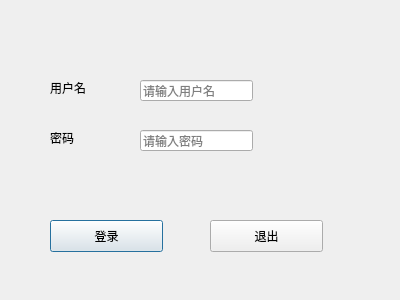
<?xml version="1.0" encoding="UTF-8"?>
<ui version="4.0">
 <class>LoginDialog</class>
 <widget class="QDialog" name="LoginDialog">
  <property name="geometry">
   <rect>
    <x>0</x>
    <y>0</y>
    <width>400</width>
    <height>300</height>
   </rect>
  </property>
  <property name="windowTitle">
   <string>Dialog</string>
  </property>
  <widget class="QLabel" name="label">
   <property name="geometry">
    <rect>
     <x>50</x>
     <y>80</y>
     <width>60</width>
     <height>16</height>
    </rect>
   </property>
   <property name="text">
    <string>用户名</string>
   </property>
  </widget>
  <widget class="QLabel" name="label_2">
   <property name="geometry">
    <rect>
     <x>50</x>
     <y>130</y>
     <width>60</width>
     <height>16</height>
    </rect>
   </property>
   <property name="text">
    <string>密码</string>
   </property>
  </widget>
  <widget class="QLineEdit" name="usrlineEdit">
   <property name="geometry">
    <rect>
     <x>140</x>
     <y>80</y>
     <width>113</width>
     <height>21</height>
    </rect>
   </property>
   <property name="placeholderText">
    <string>请输入用户名</string>
   </property>
  </widget>
  <widget class="QLineEdit" name="pwdlineEdit">
   <property name="geometry">
    <rect>
     <x>140</x>
     <y>130</y>
     <width>113</width>
     <height>21</height>
    </rect>
   </property>
   <property name="echoMode">
    <enum>QLineEdit::Password</enum>
   </property>
   <property name="placeholderText">
    <string>请输入密码</string>
   </property>
  </widget>
  <widget class="QPushButton" name="loginButton">
   <property name="geometry">
    <rect>
     <x>50</x>
     <y>220</y>
     <width>113</width>
     <height>32</height>
    </rect>
   </property>
   <property name="text">
    <string>登录</string>
   </property>
  </widget>
  <widget class="QPushButton" name="exitButton">
   <property name="geometry">
    <rect>
     <x>210</x>
     <y>220</y>
     <width>113</width>
     <height>32</height>
    </rect>
   </property>
   <property name="text">
    <string>退出</string>
   </property>
  </widget>
 </widget>
 <resources/>
 <connections>
  <connection>
   <sender>exitButton</sender>
   <signal>clicked()</signal>
   <receiver>LoginDialog</receiver>
   <slot>close()</slot>
   <hints>
    <hint type="sourcelabel">
     <x>266</x>
     <y>235</y>
    </hint>
    <hint type="destinationlabel">
     <x>199</x>
     <y>149</y>
    </hint>
   </hints>
  </connection>
 </connections>
</ui>
